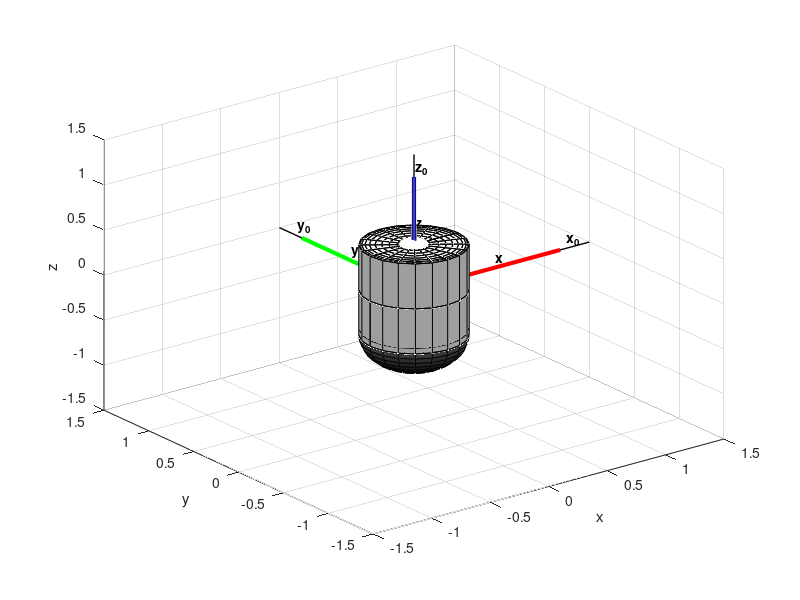

This chart was generated by the following MATLAB code: (Note: this script raises an error after producing the figure.)
%------------------------------------------------------------------------
% Program name  : Flight Path Simulation/Motion Tracking
% 
% Author        : Oliver Salmeron
%
% Version       : 1.2
%
% Description   : Matlab script for processing IMU [and GPS] data to simulate the flight motion and path. 
% 
% This program will open a text file containing flight data (roll,pitch,yaw,lat,lon,alt) to rotate a 3D
% object. The result is saved as a movie named 'flightSimulation.mp4'.
% This will help to visualize the motion tracking of a payload during the course of a flight.
%
% To look up a MATLAB command, highlight command and press F1.
%
% Steps Outline :
%   1. Generate Grid.
%   2. Generate Cylinder and Frame vectors.
%   3. Plot the Cylinder and Frame vectors.
%   4. Create a Group Object and Parent Surface.
%   5. Import 'flightData.txt' text file for reading.
%   6. Open/Close text file to read and exctract data.
%   7. Parse imported data into temporary variables.
%   8. Create Video File to write to.
%   9. Create a set of frames and write each frame to Video File.
%
%   Useful MATLAB Commands:
%       colormap
%       
%
%
%
% To do : Update script to integrate GPS data
%         Integrate MATLAB with Arduino for faster and easier testing
%           -Add ArduinoIO package to MATLAB
%         Update script to a function
%         Update to read a csv file (instead of import text file)?
%
%         Color maps: colormap(gray), colormap hsv, colormap copper
%-------------------------------------------------------------------------

%% 1. Generate Grid

clf
myaxes = axes('xlim',[-1.5 1.5],'ylim',[-1.5 1.5],'zlim',[-1.5 1.5]);
view(3)
grid on
hold on
xlabel('x')
ylabel('y')
zlabel('z')

% Additional Grid options
%axis square        % Adjusts plot axes to square
%axis equal         % Adjusts plot axes to equal
%axis off           % Removes axes grid

%% 2. Generate the Cylinder and frame vectors.

% draw the three coloured frame lines
Lx = line([0 1.25],[0,0],[0,0],'color',[1,0,0]);
Ly = line([0 0],[0,1.25],[0,0],'color',[0,1,0]);
Lz = line([0 0],[0,0],[0,1.25],'color',[0,0,1]);
	
set([Lx,Ly,Lz],'linewidth',3)
    
% add text for x,y and z for each frame line
tX = text('position',[.7 0 .1],'string','x','fontw','b');
tY = text('position',[ 0 .7 .1],'string','y','fontw','b');
tZ = text('position',[.05 0.05 .7],'string','z','fontw','b');
	
% draw the three base frame axis lines for reference
line([0 1.5],[0,0],[0,0],'color',[0,0,0],'linewidth',1);
line([0 0],[0,1.5],[0,0],'color',[0,0,0],'linewidth',1);
line([0 0],[0,0],[0,1.5],'color',[0,0,0],'linewidth',1);
	
% add text for x0,y0 and z0 for each base frame line
text('position',[1.3 0 .1],'string','x_0','fontw','b');
text('position',[ 0 1.3 .1],'string','y_0','fontw','b');
text('position',[.05 0.05 1.3],'string','z_0','fontw','b');

% add text to display altitude

% create Cylinder
[X,Y,Z] = cylinder([0.75 0.75]);	

% create Sphere
[S1,S2,S3] = sphere;

    
%% 3. Plot the shapes/Create the object
% Plot the cylinder (Body)
	
h(1) = surf(X.*0.5,Y.*0.5,Z.*0.5);
h(2) = surf(-X.*0.5,-Y.*0.5,-Z.*0.5);

% Plot the Sphere (Bottom)
h(9)  = surf(S1.*0.375,S2.*0.375,S3.*0.375-0.5);

% Plot the Circle (Lid)
h(10) = surf(S1.*0.375,S2.*0.375,S3.*0+0.5);
h(11) = mesh(S1.*0.1,S2.*0.1,S3.*0.05+0.5);

%Set the colormap (lots to look up)
colormap(gray)

% Plot the Base and Frame Vectors
h(3) = Lx;
h(4) = Ly;
h(5) = Lz;

h(6) = tX;
h(7) = tY;
h(8) = tZ;

% plot origin point
plot3(0,0,0,'x','markersize',20,'color','k')

%% 4. Create a group object and parent surface 
    
set(h,'Clipping','off');
combinedobject = hgtransform('parent',myaxes);
set(h, 'parent', combinedobject)
drawnow

%% 5. Import 'flightData' text file for reading. 

% Use the Import tool from the home tab to visually select data to extract from a
% file and generate script.

%Initialize variables.

% Only the filename needs to be updated with the correct full file path.
filename = 'C:\Users\Oliver\Desktop\MATLAB Functions\Flight Path Processing\flightData.txt';
delimiter = '\t';
startRow = 2;
    
% Format string for each line of text:
    %   column1: double (%f)
    %	column2: double (%f)
    %   column3: double (%f)
    %	column4: double (%f)
    %   column5: double (%f)
    %	column6: double (%f)
    %   column7: double (%f)
    % For more information, see the TEXTSCAN documentation.
    formatSpec = '%f%f%f%f%f%f%f%[^\n\r]';

%% 6. Open/Close text file to read and extract data

% Open the text file.
fileID = fopen(filename,'r');
    
% Read columns of data according to format string.
% This call is based on the structure of the file used to generate this
% code. If an error occurs for a different file, try regenerating the code
% from the Import Tool.
dataArray = textscan(fileID, formatSpec, 'Delimiter', delimiter, 'EmptyValue' ,NaN,'HeaderLines' ,startRow-1, 'ReturnOnError', false);
    
% Close the text file.
fclose(fileID);
   
    % To include COM port for serial interface, use the command line below.
    % This would help for live testing of code. If used, comment out the
    % File Import section.
    
    %a= arduino('com3');        % Select COM port


%%  7. Parse imported data into temporary variables.

% Allocate imported array to column variable names
Time = dataArray{:, 1};
roll = dataArray{:, 2};
pitch = dataArray{:, 3};
yaw = dataArray{:, 4};
lat = dataArray{:, 5};
lon = dataArray{:, 6};
alt = dataArray{:, 7};
    
% Clear temporary variables
clearvars filename delimiter startRow formatSpec fileID dataArray ans;
    
%% 8. Create Video File to write to.
v = VideoWriter('flightSimulation.mp4','MPEG-4')         % Create an mp4 file type and display properties
open(v);
%axis tight manual
set(gca,'nextplot','replacechildren');

%% 9. Create a set of frames and write each frame to Video File.
    radians_degree = pi/180;    % Conversion factor from Degrees to Radians.
    feet_meter = 3.28084;        % Conversion factor from Meters to Feet (1m=3.28ft)
    
for Time = 7550:7708     % Update limit of while loop to Max Time
    % Read GPS values (lat,lon,alt-->lat,lon,a).
    %lat = lat(Time);
    %lon = lon(Time);


    
    
    % Read Euler angles (roll,pitch,yaw-->r,p,y).
    r = roll(Time);         % r <-- roll reading
    p = pitch(Time);        % p <-- pitch reading
    y = yaw(Time);          % y <-- yaw reading
     
    % Convert Euler angles to (X,Y,Z) axes rotations in radians.
    X = r*radians_degree;   % X <-- r
    Y = p*radians_degree;   % Y <-- p
    Z = y*radians_degree;   % Z <-- y
   
    % Rotate object in steps.
    Rot = makehgtform('xrotate',X,'yrotate',Y,'zrotate',Z);
    set(combinedobject,'Matrix',Rot)
    
    % Convert alt to feet and plot as title
    %a = alt(Time);
    %alt = a*feet_meter;
    %plot3(0,0,1,text(0,0,1,['alt: ',int2str(alt)]));
    
    drawnow;
    %pause(0.0001);        % Set the plot rate
    

    
    axis([-1 1 -1 1 -1 1])  % Set the axis for each frame of the loop for recording a movie
    frame = getframe;       
    writeVideo(v,frame);    % Record Movie of the frames   
   
    Time=Time+1;            % Increment the for loop
end

close(v);